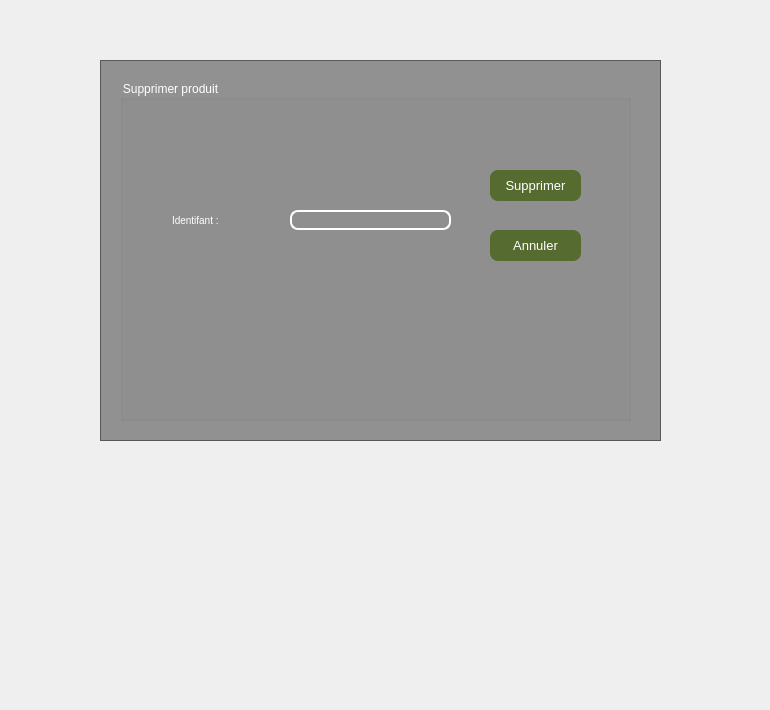
     <widget class="QWidget" name="tab_3">
      <attribute name="title">
       <string>Supprimer un fournisseur</string>
      </attribute>
      <widget class="QFrame" name="frame_23">
       <property name="geometry">
        <rect>
         <x>100</x>
         <y>60</y>
         <width>561</width>
         <height>381</height>
        </rect>
       </property>
       <property name="styleSheet">
        <string notr="true">QFrame
{background : black;
background:rgba(0,0,0,100);}</string>
       </property>
       <property name="frameShape">
        <enum>QFrame::StyledPanel</enum>
       </property>
       <property name="frameShadow">
        <enum>QFrame::Raised</enum>
       </property>
       <widget class="QGroupBox" name="groupBox_20">
        <property name="geometry">
         <rect>
          <x>20</x>
          <y>20</y>
          <width>511</width>
          <height>341</height>
         </rect>
        </property>
        <property name="styleSheet">
         <string notr="true">QGroupBox{color:white;}</string>
        </property>
        <property name="title">
         <string>Supprimer produit</string>
        </property>
        <widget class="QLineEdit" name="lineEdit_170">
         <property name="geometry">
          <rect>
           <x>170</x>
           <y>130</y>
           <width>161</width>
           <height>20</height>
          </rect>
         </property>
         <property name="styleSheet">
          <string notr="true">QLineEdit
 { background-color: transparent;
  color: #F5F5DC
;
  border: 1.5px solid white; 
border-radius: 8px;
}</string>
         </property>
         <property name="text">
          <string/>
         </property>
        </widget>
        <widget class="QLineEdit" name="lineEdit_171">
         <property name="geometry">
          <rect>
           <x>50</x>
           <y>130</y>
           <width>111</width>
           <height>21</height>
          </rect>
         </property>
         <property name="cursor">
          <cursorShape>ArrowCursor</cursorShape>
         </property>
         <property name="styleSheet">
          <string notr="true">QLineEdit {background:transparent;
border:none;
color:white;
font-size: 10px;
}</string>
         </property>
         <property name="text">
          <string>Identifant : </string>
         </property>
        </widget>
        <widget class="QPushButton" name="pushButton_36">
         <property name="geometry">
          <rect>
           <x>370</x>
           <y>90</y>
           <width>91</width>
           <height>31</height>
          </rect>
         </property>
         <property name="styleSheet">
          <string notr="true">QPushButton{border-radius: 8px;
background :#556B2F
;
color: white;
font-size:13px;
}</string>
         </property>
         <property name="text">
          <string>Supprimer</string>
         </property>
        </widget>
        <widget class="QPushButton" name="pushButton_37">
         <property name="geometry">
          <rect>
           <x>370</x>
           <y>150</y>
           <width>91</width>
           <height>31</height>
          </rect>
         </property>
         <property name="styleSheet">
          <string notr="true">QPushButton{border-radius: 8px;
background :#556B2F
;
color: white;
font-size:13px;
}</string>
         </property>
         <property name="text">
          <string>Annuler</string>
         </property>
        </widget>
       </widget>
      </widget>
      <widget class="QLabel" name="label_12">
       <property name="geometry">
        <rect>
         <x>741</x>
         <y>100</y>
         <width>20</width>
         <height>601</height>
        </rect>
       </property>
       <property name="text">
        <string/>
       </property>
       <property name="pixmap">
        <pixmap>../../Downloads/djjjj.jpg</pixmap>
       </property>
      </widget>
     </widget>
